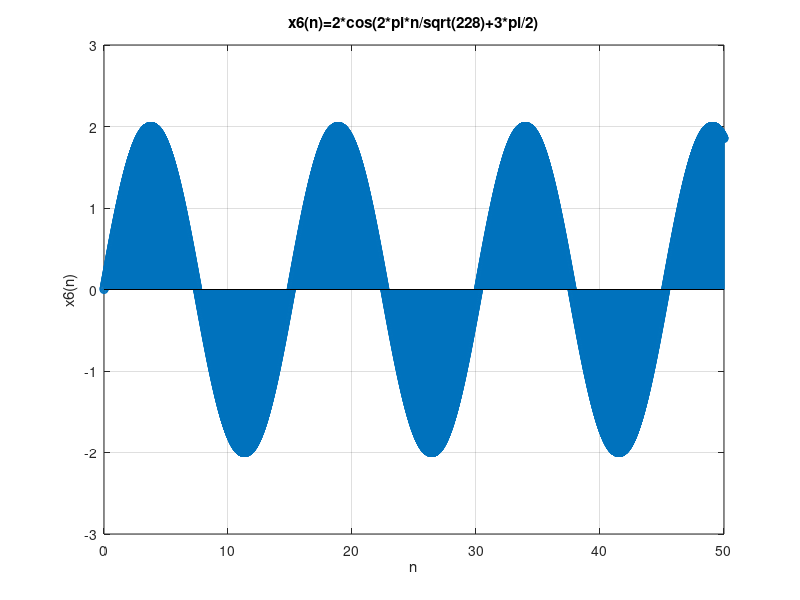

This figure's MATLAB source:
clear;
clc;
close all;

n = 0:0.01:50;
T = sqrt(228);
p = 3*pi/2;
x = 2*cos(2*pi*n/T + p);

figure;
stem(n,x);
xlabel('n');
ylabel('x6(n)');
title('x6(n)=2*cos(2*pi*n/sqrt(228)+3*pi/2)');
axis([0,50,-3,3]);
grid on;
